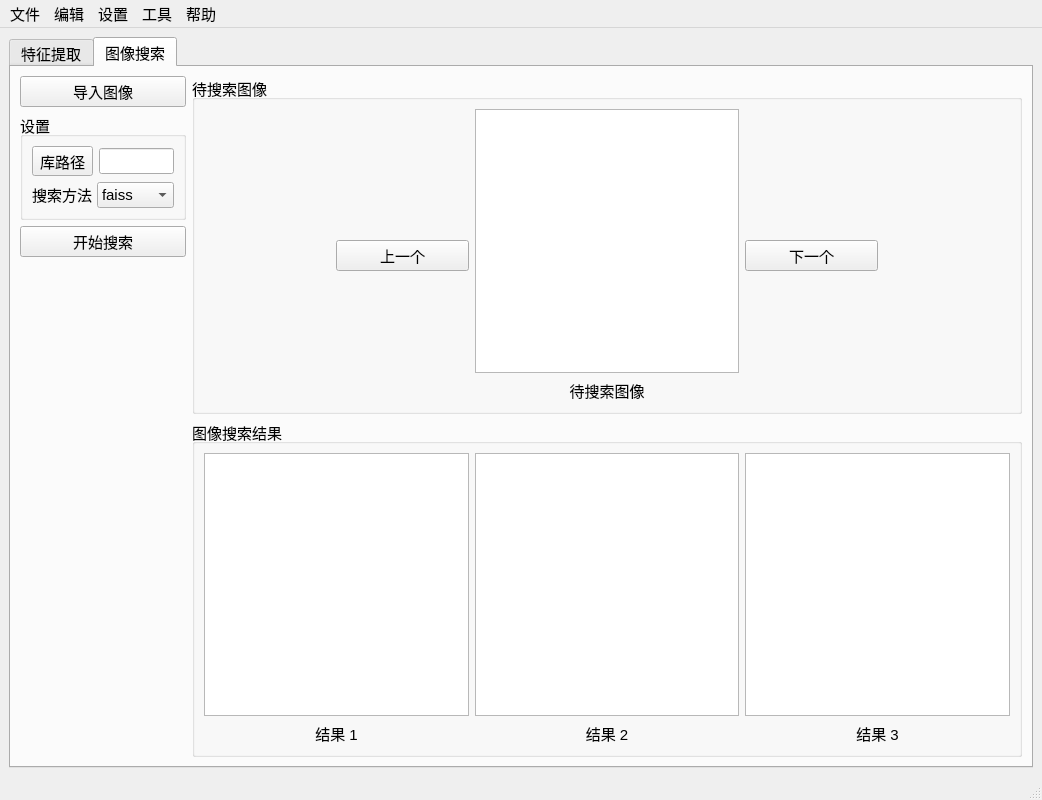
<?xml version="1.0" encoding="UTF-8"?>
<ui version="4.0">
    <class>MainWindow</class>
    <widget class="QMainWindow" name="MainWindow">
        <property name="geometry">
            <rect>
                <x>0</x>
                <y>0</y>
                <width>1042</width>
                <height>800</height>
            </rect>
        </property>
        <property name="minimumSize">
            <size>
                <width>1000</width>
                <height>800</height>
            </size>
        </property>
        <property name="font">
            <font>
                <pointsize>11</pointsize>
            </font>
        </property>
        <property name="windowTitle">
            <string>Image Retrieval Program</string>
        </property>
        <widget class="QWidget" name="centralwidget">
            <layout class="QVBoxLayout" name="verticalLayout">
                <item>
                    <widget class="QTabWidget" name="tabWidget">
                        <property name="currentIndex">
                            <number>1</number>
                        </property>
                        <widget class="QWidget" name="tab">
                            <attribute name="title">
                                <string>特征提取</string>
                            </attribute>
                            <layout class="QHBoxLayout" name="horizontalLayout" stretch="1,5">
                                <item>
                                    <layout class="QVBoxLayout" name="verticalLayout_2">
                                        <item>
                                            <widget class="QPushButton" name="pushButton_get_img_dir">
                                                <property name="text">
                                                    <string>获得图像路径</string>
                                                </property>
                                            </widget>
                                        </item>
                                        <item>
                                            <widget class="QPushButton" name="pushButton_start_index">
                                                <property name="text">
                                                    <string>开始</string>
                                                </property>
                                            </widget>
                                        </item>
                                        <item>
                                            <widget class="QPushButton" name="pushButton_pause_and_save">
                                                <property name="text">
                                                    <string>终止并保存</string>
                                                </property>
                                            </widget>
                                        </item>
                                        <item>
                                            <spacer name="verticalSpacer">
                                                <property name="orientation">
                                                    <enum>Qt::Vertical</enum>
                                                </property>
                                                <property name="sizeHint" stdset="0">
                                                    <size>
                                                        <width>20</width>
                                                        <height>40</height>
                                                    </size>
                                                </property>
                                            </spacer>
                                        </item>
                                    </layout>
                                </item>
                                <item>
                                    <widget class="QTableWidget" name="tableWidget"/>
                                </item>
                            </layout>
                        </widget>
                        <widget class="QWidget" name="tab_2">
                            <attribute name="title">
                                <string>图像搜索</string>
                            </attribute>
                            <layout class="QHBoxLayout" name="horizontalLayout_6" stretch="1,5">
                                <item>
                                    <layout class="QVBoxLayout" name="verticalLayout_9" stretch="1,1,1,5">
                                        <item>
                                            <widget class="QPushButton" name="pushButton_get_retrieval_img">
                                                <property name="text">
                                                    <string>导入图像</string>
                                                </property>
                                            </widget>
                                        </item>
                                        <item>
                                            <widget class="QGroupBox" name="groupBox_3">
                                                <property name="title">
                                                    <string>设置</string>
                                                </property>
                                                <layout class="QVBoxLayout" name="verticalLayout_3">
                                                    <item>
                                                        <layout class="QHBoxLayout" name="horizontalLayout_5">
                                                            <item>
                                                                <widget class="QToolButton"
                                                                        name="toolButton_get_retrieval_file_dir">
                                                                    <property name="text">
                                                                        <string>库路径</string>
                                                                    </property>
                                                                </widget>
                                                            </item>
                                                            <item>
                                                                <widget class="QLineEdit"
                                                                        name="lineEdit_retrieval_DB_dir"/>
                                                            </item>
                                                        </layout>
                                                    </item>
                                                    <item>
                                                        <layout class="QHBoxLayout" name="horizontalLayout_2"
                                                                stretch="0,1">
                                                            <property name="spacing">
                                                                <number>5</number>
                                                            </property>
                                                            <property name="sizeConstraint">
                                                                <enum>QLayout::SetMinAndMaxSize</enum>
                                                            </property>
                                                            <item>
                                                                <widget class="QLabel" name="label">
                                                                    <property name="sizePolicy">
                                                                        <sizepolicy hsizetype="Preferred"
                                                                                    vsizetype="Fixed">
                                                                            <horstretch>0</horstretch>
                                                                            <verstretch>0</verstretch>
                                                                        </sizepolicy>
                                                                    </property>
                                                                    <property name="text">
                                                                        <string>搜索方法</string>
                                                                    </property>
                                                                    <property name="buddy">
                                                                        <cstring>comboBox</cstring>
                                                                    </property>
                                                                </widget>
                                                            </item>
                                                            <item>
                                                                <widget class="QComboBox" name="comboBox">
                                                                    <property name="sizePolicy">
                                                                        <sizepolicy hsizetype="Preferred"
                                                                                    vsizetype="Fixed">
                                                                            <horstretch>0</horstretch>
                                                                            <verstretch>0</verstretch>
                                                                        </sizepolicy>
                                                                    </property>
                                                                    <property name="layoutDirection">
                                                                        <enum>Qt::LeftToRight</enum>
                                                                    </property>
                                                                    <item>
                                                                        <property name="text">
                                                                            <string>faiss</string>
                                                                        </property>
                                                                    </item>
                                                                    <item>
                                                                        <property name="text">
                                                                            <string>numpy</string>
                                                                        </property>
                                                                    </item>
                                                                    <item>
                                                                        <property name="text">
                                                                            <string>milves</string>
                                                                        </property>
                                                                    </item>
                                                                    <item>
                                                                        <property name="text">
                                                                            <string>es</string>
                                                                        </property>
                                                                    </item>
                                                                </widget>
                                                            </item>
                                                        </layout>
                                                    </item>
                                                </layout>
                                            </widget>
                                        </item>
                                        <item>
                                            <widget class="QPushButton" name="pushButton_start_retrieval">
                                                <property name="text">
                                                    <string>开始搜索</string>
                                                </property>
                                            </widget>
                                        </item>
                                        <item>
                                            <spacer name="verticalSpacer_2">
                                                <property name="orientation">
                                                    <enum>Qt::Vertical</enum>
                                                </property>
                                                <property name="sizeHint" stdset="0">
                                                    <size>
                                                        <width>20</width>
                                                        <height>40</height>
                                                    </size>
                                                </property>
                                            </spacer>
                                        </item>
                                    </layout>
                                </item>
                                <item>
                                    <layout class="QVBoxLayout" name="verticalLayout_4" stretch="1,1">
                                        <item>
                                            <widget class="QGroupBox" name="groupBox">
                                                <property name="title">
                                                    <string>待搜索图像</string>
                                                </property>
                                                <layout class="QHBoxLayout" name="horizontalLayout_3"
                                                        stretch="1,1,2,1,1">
                                                    <item>
                                                        <spacer name="horizontalSpacer">
                                                            <property name="orientation">
                                                                <enum>Qt::Horizontal</enum>
                                                            </property>
                                                            <property name="sizeHint" stdset="0">
                                                                <size>
                                                                    <width>199</width>
                                                                    <height>20</height>
                                                                </size>
                                                            </property>
                                                        </spacer>
                                                    </item>
                                                    <item>
                                                        <widget class="QPushButton" name="pushButton_previous_pic">
                                                            <property name="sizePolicy">
                                                                <sizepolicy hsizetype="Minimum" vsizetype="Fixed">
                                                                    <horstretch>0</horstretch>
                                                                    <verstretch>0</verstretch>
                                                                </sizepolicy>
                                                            </property>
                                                            <property name="mouseTracking">
                                                                <bool>false</bool>
                                                            </property>
                                                            <property name="text">
                                                                <string>上一个</string>
                                                            </property>
                                                            <property name="shortcut">
                                                                <string>Left</string>
                                                            </property>
                                                        </widget>
                                                    </item>
                                                    <item>
                                                        <layout class="QVBoxLayout" name="verticalLayout_5">
                                                            <item>
                                                                <widget class="QGraphicsView"
                                                                        name="graphicsView_retrieval_img">
                                                                    <property name="acceptDrops">
                                                                        <bool>true</bool>
                                                                    </property>
                                                                </widget>
                                                            </item>
                                                            <item>
                                                                <widget class="QLabel" name="label_retrieval_img">
                                                                    <property name="text">
                                                                        <string>待搜索图像</string>
                                                                    </property>
                                                                    <property name="alignment">
                                                                        <set>Qt::AlignCenter</set>
                                                                    </property>
                                                                </widget>
                                                            </item>
                                                        </layout>
                                                    </item>
                                                    <item>
                                                        <widget class="QPushButton" name="pushButton_next_pic">
                                                            <property name="text">
                                                                <string>下一个</string>
                                                            </property>
                                                            <property name="shortcut">
                                                                <string>Right</string>
                                                            </property>
                                                        </widget>
                                                    </item>
                                                    <item>
                                                        <spacer name="horizontalSpacer_2">
                                                            <property name="orientation">
                                                                <enum>Qt::Horizontal</enum>
                                                            </property>
                                                            <property name="sizeHint" stdset="0">
                                                                <size>
                                                                    <width>199</width>
                                                                    <height>20</height>
                                                                </size>
                                                            </property>
                                                        </spacer>
                                                    </item>
                                                </layout>
                                            </widget>
                                        </item>
                                        <item>
                                            <widget class="QGroupBox" name="groupBox_2">
                                                <property name="title">
                                                    <string>图像搜索结果</string>
                                                </property>
                                                <layout class="QHBoxLayout" name="horizontalLayout_4" stretch="1,1,1">
                                                    <item>
                                                        <layout class="QVBoxLayout" name="verticalLayout_6">
                                                            <item>
                                                                <widget class="QGraphicsView"
                                                                        name="graphicsView_retrieved_img_1"/>
                                                            </item>
                                                            <item>
                                                                <widget class="QLabel" name="label_retrieved_img_1">
                                                                    <property name="text">
                                                                        <string>结果 1</string>
                                                                    </property>
                                                                    <property name="alignment">
                                                                        <set>Qt::AlignCenter</set>
                                                                    </property>
                                                                </widget>
                                                            </item>
                                                        </layout>
                                                    </item>
                                                    <item>
                                                        <layout class="QVBoxLayout" name="verticalLayout_7">
                                                            <item>
                                                                <widget class="QGraphicsView"
                                                                        name="graphicsView_retrieved_img_2"/>
                                                            </item>
                                                            <item>
                                                                <widget class="QLabel" name="label_retrieved_img_2">
                                                                    <property name="text">
                                                                        <string>结果 2</string>
                                                                    </property>
                                                                    <property name="alignment">
                                                                        <set>Qt::AlignCenter</set>
                                                                    </property>
                                                                </widget>
                                                            </item>
                                                        </layout>
                                                    </item>
                                                    <item>
                                                        <layout class="QVBoxLayout" name="verticalLayout_8">
                                                            <item>
                                                                <widget class="QGraphicsView"
                                                                        name="graphicsView_retrieved_img_3"/>
                                                            </item>
                                                            <item>
                                                                <widget class="QLabel" name="label_retrieved_img_3">
                                                                    <property name="text">
                                                                        <string>结果 3</string>
                                                                    </property>
                                                                    <property name="alignment">
                                                                        <set>Qt::AlignCenter</set>
                                                                    </property>
                                                                </widget>
                                                            </item>
                                                        </layout>
                                                    </item>
                                                </layout>
                                            </widget>
                                        </item>
                                    </layout>
                                </item>
                            </layout>
                        </widget>
                    </widget>
                </item>
            </layout>
        </widget>
        <widget class="QMenuBar" name="menubar">
            <property name="geometry">
                <rect>
                    <x>0</x>
                    <y>0</y>
                    <width>1042</width>
                    <height>19</height>
                </rect>
            </property>
            <widget class="QMenu" name="menu">
                <property name="title">
                    <string>文件</string>
                </property>
                <addaction name="actionopen"/>
                <addaction name="actionOpen"/>
                <addaction name="separator"/>
                <addaction name="actionSave"/>
            </widget>
            <widget class="QMenu" name="menu_2">
                <property name="title">
                    <string>编辑</string>
                </property>
            </widget>
            <widget class="QMenu" name="menu_3">
                <property name="title">
                    <string>设置</string>
                </property>
            </widget>
            <widget class="QMenu" name="menu_4">
                <property name="title">
                    <string>工具</string>
                </property>
            </widget>
            <widget class="QMenu" name="menu_5">
                <property name="title">
                    <string>帮助</string>
                </property>
            </widget>
            <addaction name="menu"/>
            <addaction name="menu_2"/>
            <addaction name="menu_3"/>
            <addaction name="menu_4"/>
            <addaction name="menu_5"/>
        </widget>
        <widget class="QStatusBar" name="statusbar"/>
        <action name="actionopen">
            <property name="text">
                <string>New</string>
            </property>
        </action>
        <action name="actionOpen">
            <property name="text">
                <string>Open</string>
            </property>
        </action>
        <action name="actionSave">
            <property name="text">
                <string>Save</string>
            </property>
        </action>
    </widget>
    <resources/>
    <connections>
        <connection>
            <sender>pushButton_get_img_dir</sender>
            <signal>clicked()</signal>
            <receiver>MainWindow</receiver>
            <slot>get_img_dir()</slot>
            <hints>
                <hint type="sourcelabel">
                    <x>116</x>
                    <y>71</y>
                </hint>
                <hint type="destinationlabel">
                    <x>3</x>
                    <y>66</y>
                </hint>
            </hints>
        </connection>
        <connection>
            <sender>pushButton_start_index</sender>
            <signal>clicked()</signal>
            <receiver>MainWindow</receiver>
            <slot>start_index()</slot>
            <hints>
                <hint type="sourcelabel">
                    <x>44</x>
                    <y>86</y>
                </hint>
                <hint type="destinationlabel">
                    <x>4</x>
                    <y>101</y>
                </hint>
            </hints>
        </connection>
        <connection>
            <sender>pushButton_pause_and_save</sender>
            <signal>clicked()</signal>
            <receiver>MainWindow</receiver>
            <slot>pause_and_save()</slot>
            <hints>
                <hint type="sourcelabel">
                    <x>116</x>
                    <y>119</y>
                </hint>
                <hint type="destinationlabel">
                    <x>6</x>
                    <y>148</y>
                </hint>
            </hints>
        </connection>
        <connection>
            <sender>pushButton_get_retrieval_img</sender>
            <signal>clicked()</signal>
            <receiver>MainWindow</receiver>
            <slot>get_retrieval_img()</slot>
            <hints>
                <hint type="sourcelabel">
                    <x>48</x>
                    <y>60</y>
                </hint>
                <hint type="destinationlabel">
                    <x>6</x>
                    <y>96</y>
                </hint>
            </hints>
        </connection>
        <connection>
            <sender>pushButton_start_retrieval</sender>
            <signal>clicked()</signal>
            <receiver>MainWindow</receiver>
            <slot>start_retrival()</slot>
            <hints>
                <hint type="sourcelabel">
                    <x>90</x>
                    <y>199</y>
                </hint>
                <hint type="destinationlabel">
                    <x>6</x>
                    <y>140</y>
                </hint>
            </hints>
        </connection>
        <connection>
            <sender>toolButton_get_retrieval_file_dir</sender>
            <signal>clicked()</signal>
            <receiver>MainWindow</receiver>
            <slot>get_retrieval_DB_dir()</slot>
            <hints>
                <hint type="sourcelabel">
                    <x>51</x>
                    <y>115</y>
                </hint>
                <hint type="destinationlabel">
                    <x>5</x>
                    <y>180</y>
                </hint>
            </hints>
        </connection>
        <connection>
            <sender>pushButton_previous_pic</sender>
            <signal>clicked()</signal>
            <receiver>MainWindow</receiver>
            <slot>previous_pic()</slot>
            <hints>
                <hint type="sourcelabel">
                    <x>418</x>
                    <y>236</y>
                </hint>
                <hint type="destinationlabel">
                    <x>382</x>
                    <y>21</y>
                </hint>
            </hints>
        </connection>
        <connection>
            <sender>pushButton_next_pic</sender>
            <signal>clicked()</signal>
            <receiver>MainWindow</receiver>
            <slot>next_pic()</slot>
            <hints>
                <hint type="sourcelabel">
                    <x>797</x>
                    <y>238</y>
                </hint>
                <hint type="destinationlabel">
                    <x>813</x>
                    <y>20</y>
                </hint>
            </hints>
        </connection>
    </connections>
    <slots>
        <slot>get_img_dir()</slot>
        <slot>start_index()</slot>
        <slot>pause_and_save()</slot>
        <slot>get_retrieval_img()</slot>
        <slot>start_retrieval()</slot>
        <slot>get_retrieval_DB_dir()</slot>
        <slot>previous_pic()</slot>
        <slot>next_pic()</slot>
    </slots>
</ui>
